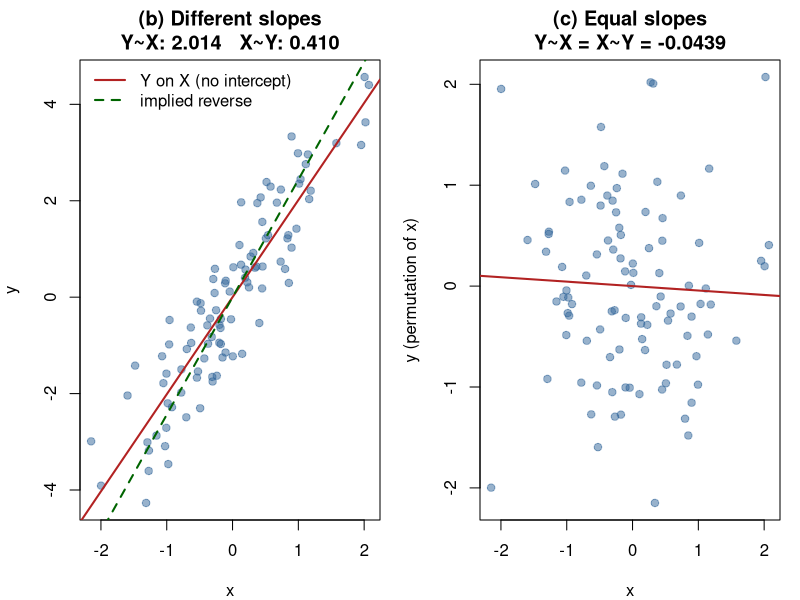

Write R code to recreate this figure.
## =============================================================================
## Group Two  |  ISLR 2nd ed.  |  Chapter 3, Exercise 12
## Simple linear regression without an intercept
## =============================================================================

cat("============================================================\n")
cat("Chapter 3, Exercise 12  |  Regression with no intercept\n")
cat("============================================================\n\n")

## ---------------------------------------------------------------------------
## (a) When are the two coefficient estimates the same?
## ---------------------------------------------------------------------------
cat("(a) When is the no-intercept slope of Y on X equal to that of X on Y?\n\n")
cat("Equation (3.38):  beta_hat(Y | X) = sum(x_i y_i) / sum(x_i^2)\n")
cat("Reverse roles  :  beta_hat(X | Y) = sum(x_i y_i) / sum(y_i^2)\n\n")
cat("The numerators are identical. The two estimates are equal iff\n")
cat("    sum(x_i^2) = sum(y_i^2)\n")
cat("that is, iff ||x|| = ||y||  (same Euclidean length),\n")
cat("or in the trivial case sum(x_i y_i) = 0 (both slopes are 0).\n\n")
cat("Special cases: y = x, y = -x, or y a permutation of x (or of -x).\n\n")

## In R, omit the intercept with + 0  or  - 1
##   lm(y ~ x + 0)
##   lm(y ~ x - 1)

n <- 100

## ---------------------------------------------------------------------------
## (b) Example where the two estimates DIFFER
## ---------------------------------------------------------------------------
cat("(b) Example with n = 100 where the two slopes differ\n")
set.seed(12)
x <- rnorm(n)
y <- 2 * x + rnorm(n, sd = 0.8)     # ||y|| is larger than ||x||

fit_yx <- lm(y ~ x + 0)             # Y onto X, no intercept
fit_xy <- lm(x ~ y + 0)             # X onto Y, no intercept

b_yx <- unname(coef(fit_yx))
b_xy <- unname(coef(fit_xy))

cat("    sum(x^2) =", round(sum(x^2), 3), "\n")
cat("    sum(y^2) =", round(sum(y^2), 3), "  (not equal)\n")
cat("    beta_hat(Y | X) =", round(b_yx, 4), "\n")
cat("    beta_hat(X | Y) =", round(b_xy, 4), "\n")
cat("    equal? ", isTRUE(all.equal(b_yx, b_xy)), "\n\n")
print(summary(fit_yx)$coefficients)
print(summary(fit_xy)$coefficients)

## ---------------------------------------------------------------------------
## (c) Example where the two estimates are THE SAME
## ---------------------------------------------------------------------------
cat("\n(c) Example with n = 100 where the two slopes are the same\n")
set.seed(12)
x <- rnorm(n)
y <- sample(x)                      # permutation => sum(x^2) == sum(y^2)

fit_yx2 <- lm(y ~ x + 0)
fit_xy2 <- lm(x ~ y + 0)
b_yx2 <- unname(coef(fit_yx2))
b_xy2 <- unname(coef(fit_xy2))

cat("    sum(x^2) =", round(sum(x^2), 3), "\n")
cat("    sum(y^2) =", round(sum(y^2), 3), "  (equal)\n")
cat("    beta_hat(Y | X) =", round(b_yx2, 6), "\n")
cat("    beta_hat(X | Y) =", round(b_xy2, 6), "\n")
cat("    equal? ", isTRUE(all.equal(b_yx2, b_xy2)), "\n\n")

## Two other constructions that also work:
set.seed(12)
x3 <- rnorm(n)
y3 <- x3                            # y = x  => both slopes = 1
y4 <- -x3                           # y = -x => both slopes = -1
cat("    Extra check, y =  x :",
    round(coef(lm(y3 ~ x3 + 0)), 4), "and",
    round(coef(lm(x3 ~ y3 + 0)), 4), "\n")
cat("    Extra check, y = -x :",
    round(coef(lm(y4 ~ x3 + 0)), 4), "and",
    round(coef(lm(x3 ~ y4 + 0)), 4), "\n")

## ---------------------------------------------------------------------------
## Plot both examples
## ---------------------------------------------------------------------------
png("fig_no_intercept.png", width = 1800, height = 900, res = 160)
op <- par(mfrow = c(1, 2), mar = c(4, 4, 3, 1))

set.seed(12)
x <- rnorm(n); y <- 2 * x + rnorm(n, sd = 0.8)
plot(x, y, pch = 19, col = rgb(0.2, 0.4, 0.6, 0.5),
     main = sprintf("(b) Different slopes\nY~X: %.3f   X~Y: %.3f",
                    b_yx, b_xy),
     xlab = "x", ylab = "y")
abline(0, b_yx, col = "firebrick", lwd = 2)
abline(0, 1 / b_xy, col = "darkgreen", lwd = 2, lty = 2)
legend("topleft", c("Y on X (no intercept)", "implied reverse"),
       col = c("firebrick", "darkgreen"), lwd = 2, lty = c(1, 2), bty = "n")

set.seed(12)
x <- rnorm(n); y <- sample(x)
plot(x, y, pch = 19, col = rgb(0.2, 0.4, 0.6, 0.5),
     main = sprintf("(c) Equal slopes\nY~X = X~Y = %.4f", b_yx2),
     xlab = "x", ylab = "y (permutation of x)")
abline(0, b_yx2, col = "firebrick", lwd = 2)
par(op)
dev.off()
cat("\nSaved fig_no_intercept.png\n")

cat("\nSummary\n")
print(data.frame(
  example     = c("(b) different", "(c) equal"),
  construction = c("y = 2x + noise", "y = permutation of x"),
  sum_x2_eq_sum_y2 = c(FALSE, TRUE),
  beta_Y_on_X = round(c(b_yx, b_yx2), 4),
  beta_X_on_Y = round(c(b_xy, b_xy2), 4),
  stringsAsFactors = FALSE
), row.names = FALSE)
